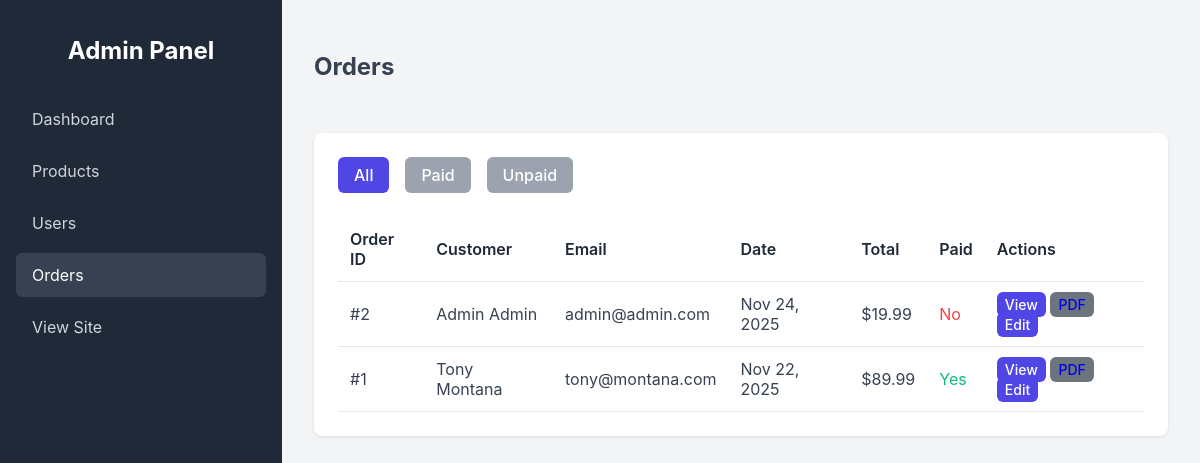
The app's page /custom-admin/orders/ (signed in), older data.
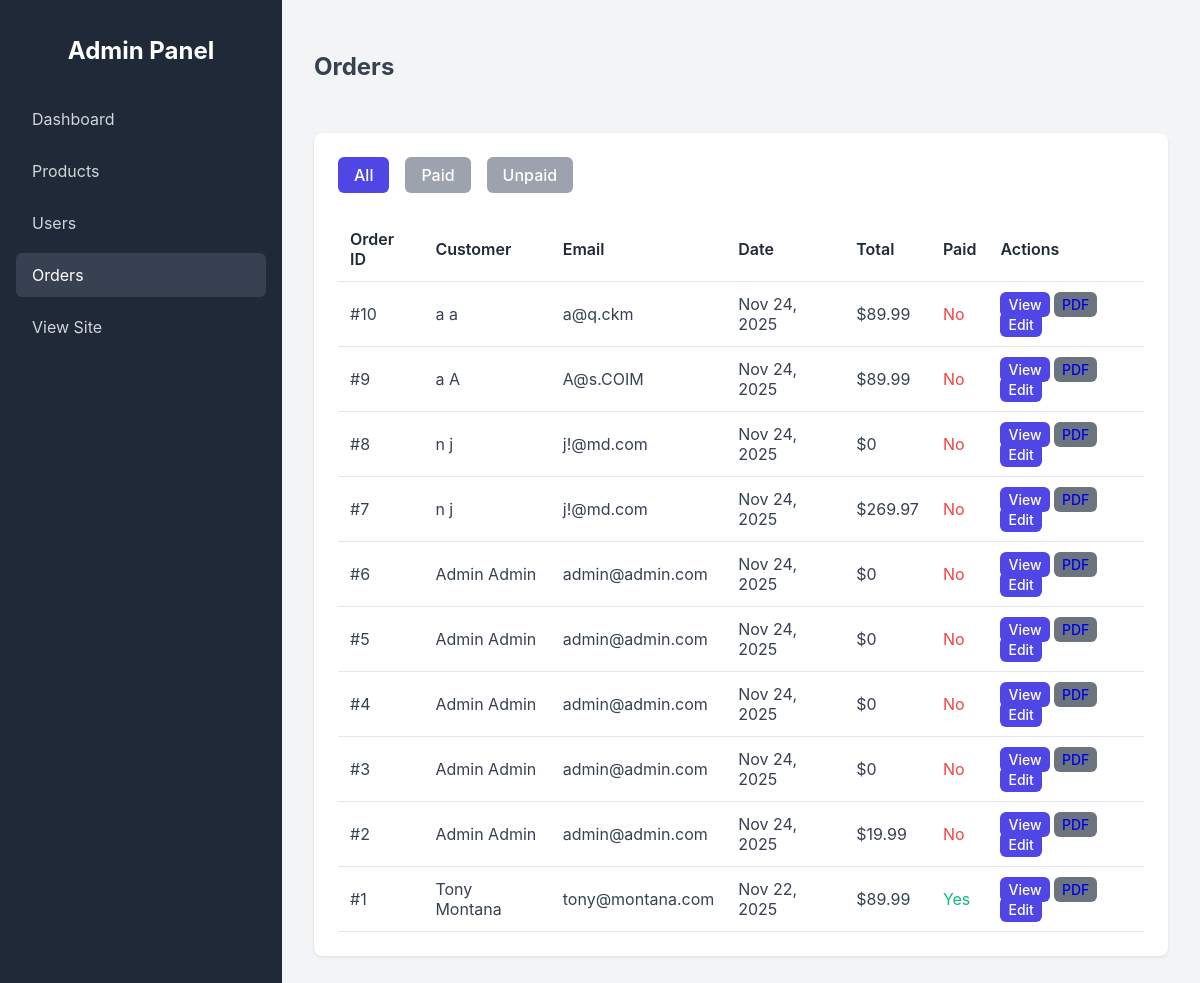
The same page, newer data.
### orders/models.py (models this page shows, shortened)
class Order(models.Model):
    user = models.ForeignKey(User, on_delete=models.SET_NULL, null=True, blank=True, related_name='orders')
    first_name = models.CharField(max_length=50)
    last_name = models.CharField(max_length=50)
    email = models.EmailField()
    address = models.CharField(max_length=250)
    postal_code = models.CharField(max_length=20)
    city = models.CharField(max_length=100)
    created = models.DateTimeField(auto_now_add=True)
    updated = models.DateTimeField(auto_now=True)
    paid = models.BooleanField(default=False)
    class Meta:
        ordering = ['-created']
        indexes = [
            models.Index(fields=['-created']),
        ]
    def get_total_cost(self):
        return sum(item.get_cost() for item in self.items.all())

class OrderItem(models.Model):
    order = models.ForeignKey(Order,
                              related_name='items',
                              on_delete=models.CASCADE)
    product = models.ForeignKey(Product,
                                related_name='order_items',
                                on_delete=models.CASCADE)
    price = models.DecimalField(max_digits=10,
                                decimal_places=2)
    quantity = models.PositiveIntegerField(default=1)
    def get_cost(self):
        return self.price * self.quantity

### custom_admin/views.py (the view)
# urls.py: path('orders/', views.OrderListView.as_view(), name='order_list'),
@method_decorator(staff_member_required, name='dispatch')
class OrderListView(ListView):
    model = Order
    template_name = 'custom_admin/order/list.html'
    context_object_name = 'orders'
    paginate_by = 10
    def get_queryset(self):
        queryset = super().get_queryset()
        paid = self.request.GET.get('paid')
        if paid == 'true':
            queryset = queryset.filter(paid=True)
        elif paid == 'false':
            queryset = queryset.filter(paid=False)
        return queryset

### cart/context_processors.py (called while the page is built)
def cart(request):
    return {'cart': Cart(request)}

### custom_admin/templates/custom_admin/order/list.html (shortened to what this page needs)
{% extends "custom_admin/base.html" %}
{% block content %}
<div class="header">
    <h2>Orders</h2>
</div>
<div class="card">
    <div style="margin-bottom: 1.5rem; display: flex; gap: 1rem;">
        <a href="?paid=all" class="btn btn-primary"
            style="background-color: {% if not request.GET.paid or request.GET.paid == 'all' %}var(--primary-color){% else %}#9ca3af{% endif %};">All</a>
        <a href="?paid=true" class="btn btn-primary"
            style="background-color: {% if request.GET.paid == 'true' %}var(--primary-color){% else %}#9ca3af{% endif %};">Paid</a>
        <a href="?paid=false" class="btn btn-primary"
            style="background-color: {% if request.GET.paid == 'false' %}var(--primary-color){% else %}#9ca3af{% endif %};">Unpaid</a>
    </div>
    <table>
        <thead>
            <tr>
                <th>Order ID</th>
                <th>Customer</th>
                <th>Email</th>
                <th>Date</th>
                <th>Total</th>
                <th>Paid</th>
                <th>Actions</th>
            </tr>
        </thead>
        <tbody>
            {% for order in orders %}
            <tr>
                <td>#{{ order.id }}</td>
                <td>{{ order.first_name }} {{ order.last_name }}</td>
                <td>{{ order.email }}</td>
                <td>{{ order.created|date:"M d, Y" }}</td>
                <td>${{ order.get_total_cost }}</td>
                <td>
                    {% if order.paid %}
                    <span style="color: var(--success);">Yes</span>
                    {% else %}
                    <span style="color: var(--danger);">No</span>
                    {% endif %}
                </td>
                <td>
                    <a href="{% url 'custom_admin:order_detail' order.id %}" class="btn btn-primary"
                        style="padding: 0.25rem 0.5rem; font-size: 0.875rem;">View</a>
                    <a href="{% url 'custom_admin:admin_order_pdf' order.id %}" class="btn btn-secondary"
                        style="padding: 0.25rem 0.5rem; font-size: 0.875rem; background-color: #6c757d;">PDF</a>
                    <a href="{% url 'custom_admin:order_edit' order.id %}" class="btn btn-primary"
                        style="padding: 0.25rem 0.5rem; font-size: 0.875rem;">Edit</a>
                </td>
            </tr>
            {% empty %}
            <tr>
                <td colspan="7" style="text-align: center;">No orders found.</td>
            </tr>
            {% endfor %}
        </tbody>
    </table>
</div>
{% endblock %}

Row changes from the older to the newer data that the page shows:
added Order: id "10", first_name "a", last_name "a", email "a@q.ckm", created "Nov 24, 2025", get_total_cost "89.99", paid "No"
added Order: id "9", first_name "a", last_name "A", email "A@s.COIM", created "Nov 24, 2025", get_total_cost "89.99", paid "No"
added Order: id "8", first_name "n", last_name "j", email "j!@md.com", created "Nov 24, 2025", get_total_cost "0", paid "No"
added Order: id "7", first_name "n", last_name "j", email "j!@md.com", created "Nov 24, 2025", get_total_cost "269.97", paid "No"
added Order: id "6", first_name "Admin", last_name "Admin", email "admin@admin.com", created "Nov 24, 2025", get_total_cost "0", paid "No"
added Order: id "5", first_name "Admin", last_name "Admin", email "admin@admin.com", created "Nov 24, 2025", get_total_cost "0", paid "No"
added Order: id "4", first_name "Admin", last_name "Admin", email "admin@admin.com", created "Nov 24, 2025", get_total_cost "0", paid "No"
added Order: id "3", first_name "Admin", last_name "Admin", email "admin@admin.com", created "Nov 24, 2025", get_total_cost "0", paid "No"
